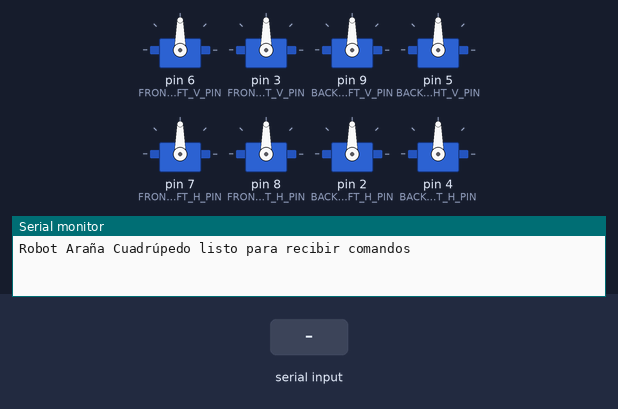
The sketch below on a simulated Arduino Uno, built with avr-gcc and run on an emulated ATmega328P. On the bench: 8 × servo, the last lines printed to the serial monitor. The inputs (shaded band) are chosen by the test bench.

Above: at 1.7 s.
1.8 s: "F\n" received over the second serial link
At 2.6 s:
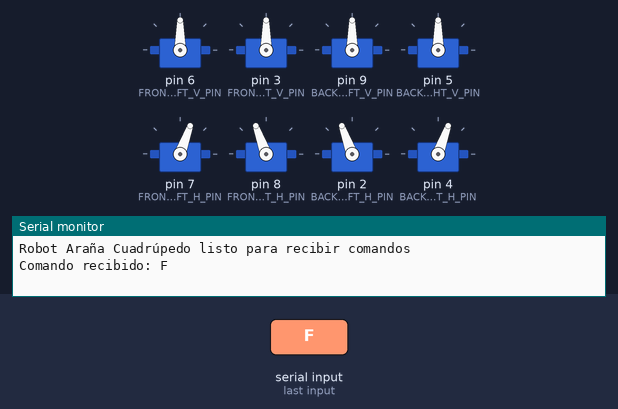
3.7 s: "L\n" received over the second serial link
At 4.9 s:
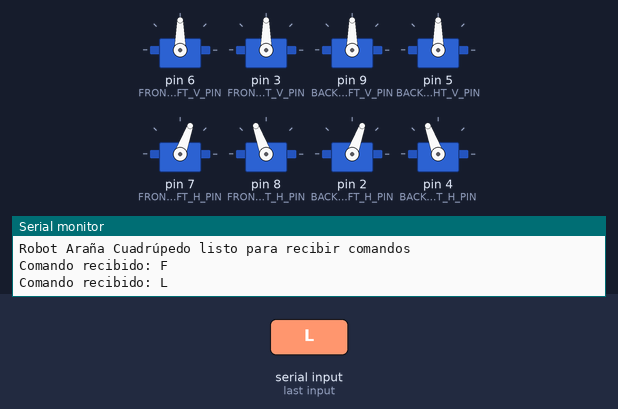
5.5 s: "R\n" received over the second serial link
At 6.3 s:
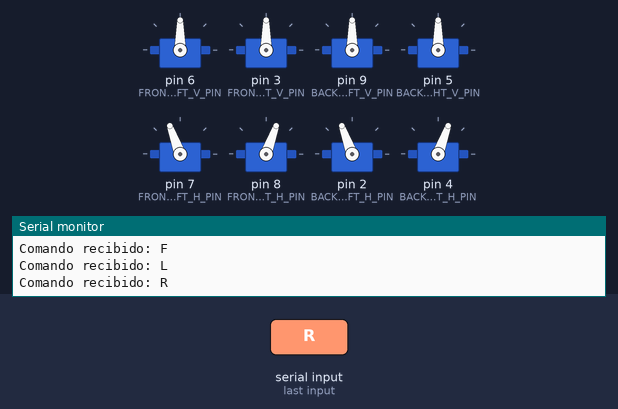
7.3 s: "R\n" received over the second serial link
At 7.53 s:
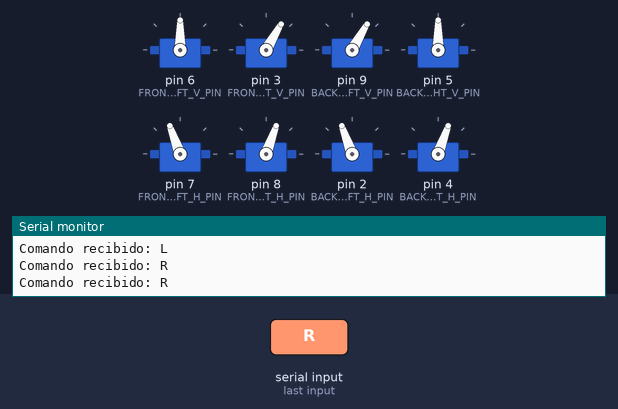
Timing chart, 0 to 10.0 s (numbered marks = the images above; inputs shaded):
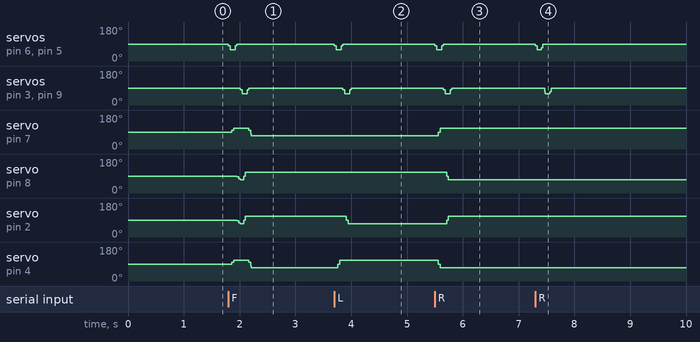

The sketch:

Ara_a_HC-06.ino
```cpp
#include <Servo.h>
#include <SoftwareSerial.h>

// === Configuración del módulo Bluetooth HC-05 ===
#define BT_RX_PIN 9   // RX del HC-05 conectado al pin 9 del Arduino
#define BT_TX_PIN 11  // TX del HC-05 conectado al pin 11 del Arduino
SoftwareSerial myBT(BT_RX_PIN, BT_TX_PIN); // RX, TX

// Definición de pines para los servos
const int FRONT_LEFT_V_PIN = 6;
const int FRONT_RIGHT_V_PIN = 3;
const int BACK_LEFT_V_PIN = 9;
const int BACK_RIGHT_V_PIN = 5;

const int FRONT_LEFT_H_PIN = 7;
const int FRONT_RIGHT_H_PIN = 8;
const int BACK_LEFT_H_PIN = 2;
const int BACK_RIGHT_H_PIN = 4;

// Crear objetos Servo
Servo servos[8]; // Array para todos los servos

// Índices para el array de servos
enum {
  FL_V = 0, FR_V = 1, BL_V = 2, BR_V = 3,
  FL_H = 4, FR_H = 5, BL_H = 6, BR_H = 7
};

// Configuración de ángulos
const int NEUTRAL = 90;
const int FORWARD = 110;
const int BACKWARD = 70;
const int LIFT_HEIGHT = 30;
const int STEP_ANGLE = 40;

// Configuración de tiempos
const int TRANSITION_TIME = 100;
const int MIN_DELAY = 15;


// Variables para control de movimiento
int currentPositions[8];
unsigned long lastMoveTime;

// Estructura para definir un movimiento
struct Movement {
  int servoIndex;
  int targetAngle;
  int steps;
};

void setup() {
  Serial.begin(9600); // Para depuración
  myBT.begin(9600);   // Comunicación Bluetooth

  Serial.println("Robot Araña Cuadrúpedo listo para recibir comandos");

  // Inicializar y adjuntar todos los servos
  servos[FL_V].attach(FRONT_LEFT_V_PIN);
  servos[FR_V].attach(FRONT_RIGHT_V_PIN);
  servos[BL_V].attach(BACK_LEFT_V_PIN);
  servos[BR_V].attach(BACK_RIGHT_V_PIN);
  servos[FL_H].attach(FRONT_LEFT_H_PIN);
  servos[FR_H].attach(FRONT_RIGHT_H_PIN);
  servos[BL_H].attach(BACK_LEFT_H_PIN);
  servos[BR_H].attach(BACK_RIGHT_H_PIN);

  // Inicializar posiciones actuales
  for (int i = 0; i < 8; i++) {
    currentPositions[i] = NEUTRAL;
    servos[i].write(NEUTRAL);
  }

  delay(500); // Estabilización
}

void loop() {
  handleBluetoothCommands(); // Procesar comandos Bluetooth
}

void handleBluetoothCommands() {
  if (myBT.available() > 0) {
    char receivedData = myBT.read();

    // Descartar carácteres no imprimibles como \n o \r
    if (receivedData == '\n' || receivedData == '\r') {
      return;
    }

    Serial.print("Comando recibido: ");
    Serial.println(receivedData);

    switch (receivedData) {
      case 'F': // Adelante
        walkForwardDiagonal();
        break;
      case 'L': // Izquierda
        turnLeft();
        break;
      case 'R': // Derecha
        turnRight();
        break;
      case 'C': // Correr Original
        correrOriginal();
        break;
      case 'S': // Stop / Posición neutra
        restPosition();
        break;
      default:
        Serial.println("Comando no reconocido");
        break;
    }
  }
}

// Función para mover un servo gradualmente
void moveServoSmooth(int servoIndex, int targetAngle, int steps) {
  int startAngle = currentPositions[servoIndex];
  int angleChange = targetAngle - startAngle;
  if (angleChange == 0) return;
  for (int i = 1; i <= steps; i++) {
    int newAngle = startAngle + (angleChange * i / steps);
    servos[servoIndex].write(newAngle);
    currentPositions[servoIndex] = newAngle;
    delay(TRANSITION_TIME / steps);
  }
}

// Función para mover múltiples servos simultáneamente
void moveServosSimultaneously(Movement movements[], int count) {
  int maxSteps = 0;
  for (int i = 0; i < count; i++) {
    if (movements[i].steps > maxSteps) {
      maxSteps = movements[i].steps;
    }
  }

  int startAngles[count];
  int angleChanges[count];
  for (int i = 0; i < count; i++) {
    startAngles[i] = currentPositions[movements[i].servoIndex];
    angleChanges[i] = movements[i].targetAngle - startAngles[i];
  }

  for (int step = 1; step <= maxSteps; step++) {
    for (int i = 0; i < count; i++) {
      if (angleChanges[i] != 0) {
        int stepsForThisServo = movements[i].steps;
        if (step <= stepsForThisServo) {
          int newAngle = startAngles[i] + (angleChanges[i] * step / stepsForThisServo);
          servos[movements[i].servoIndex].write(newAngle);
          currentPositions[movements[i].servoIndex] = newAngle;
        }
      }
    }
    delay(MIN_DELAY);
  }
}

// Función para levantar y mover una pata
void liftAndMoveLeg(int verticalServo, int horizontalServo, int horizontalTarget) {
  Movement liftMove[] = {{verticalServo, NEUTRAL - LIFT_HEIGHT, 5}};
  Movement horizontalMove[] = {{horizontalServo, horizontalTarget, 5}};
  Movement lowerMove[] = {{verticalServo, NEUTRAL, 5}};

  moveServosSimultaneously(liftMove, 1);
  moveServosSimultaneously(horizontalMove, 1);
  moveServosSimultaneously(lowerMove, 1);
}

// Función para caminar hacia adelante usando marcha diagonal
void walkForwardDiagonal() {
  Movement liftDiagonal1[] = {{FL_V, NEUTRAL - LIFT_HEIGHT, 3}, {BR_V, NEUTRAL - LIFT_HEIGHT, 3}};
  Movement moveDiagonal1Forward[] = {{FL_H, FORWARD, 4}, {BR_H, FORWARD, 4}};
  Movement lowerDiagonal1[] = {{FL_V, NEUTRAL, 3}, {BR_V, NEUTRAL, 3}};
  Movement moveOthers1Backward[] = {{FR_H, BACKWARD, 4}, {BL_H, BACKWARD, 4}};

  Movement liftDiagonal2[] = {{FR_V, NEUTRAL - LIFT_HEIGHT, 3}, {BL_V, NEUTRAL - LIFT_HEIGHT, 3}};
  Movement moveDiagonal2Forward[] = {{FR_H, FORWARD, 4}, {BL_H, FORWARD, 4}};
  Movement lowerDiagonal2[] = {{FR_V, NEUTRAL, 3}, {BL_V, NEUTRAL, 3}};
  Movement moveOthers2Backward[] = {{FL_H, BACKWARD, 4}, {BR_H, BACKWARD, 4}};

  moveServosSimultaneously(liftDiagonal1, 2);
  moveServosSimultaneously(moveDiagonal1Forward, 2);
  moveServosSimultaneously(lowerDiagonal1, 2);
  moveServosSimultaneously(moveOthers1Backward, 2);
  moveServosSimultaneously(liftDiagonal2, 2);
  moveServosSimultaneously(moveDiagonal2Forward, 2);
  moveServosSimultaneously(lowerDiagonal2, 2);
  moveServosSimultaneously(moveOthers2Backward, 2);
}

// Función para girar a la derecha
void turnRight() {
  Movement liftDiagonal1[] = {{FL_V, NEUTRAL - LIFT_HEIGHT, 3}, {BR_V, NEUTRAL - LIFT_HEIGHT, 3}};
  Movement moveDiagonal1Turn[] = {{FL_H, FORWARD, 4}, {BR_H, BACKWARD, 4}};
  Movement lowerDiagonal1[] = {{FL_V, NEUTRAL, 3}, {BR_V, NEUTRAL, 3}};

  Movement liftDiagonal2[] = {{FR_V, NEUTRAL - LIFT_HEIGHT, 3}, {BL_V, NEUTRAL - LIFT_HEIGHT, 3}};
  Movement moveDiagonal2Turn[] = {{FR_H, BACKWARD, 4}, {BL_H, FORWARD, 4}};
  Movement lowerDiagonal2[] = {{FR_V, NEUTRAL, 3}, {BL_V, NEUTRAL, 3}};

  moveServosSimultaneously(liftDiagonal1, 2);
  moveServosSimultaneously(moveDiagonal1Turn, 2);
  moveServosSimultaneously(lowerDiagonal1, 2);
  moveServosSimultaneously(liftDiagonal2, 2);
  moveServosSimultaneously(moveDiagonal2Turn, 2);
  moveServosSimultaneously(lowerDiagonal2, 2);
}

// Función para girar a la izquierda
void turnLeft() {
  Movement liftDiagonal1[] = {{FL_V, NEUTRAL - LIFT_HEIGHT, 3}, {BR_V, NEUTRAL - LIFT_HEIGHT, 3}};
  Movement moveDiagonal1Turn[] = {{FL_H, BACKWARD, 4}, {BR_H, FORWARD, 4}};
  Movement lowerDiagonal1[] = {{FL_V, NEUTRAL, 3}, {BR_V, NEUTRAL, 3}};

  Movement liftDiagonal2[] = {{FR_V, NEUTRAL - LIFT_HEIGHT, 3}, {BL_V, NEUTRAL - LIFT_HEIGHT, 3}};
  Movement moveDiagonal2Turn[] = {{FR_H, FORWARD, 4}, {BL_H, BACKWARD, 4}};
  Movement lowerDiagonal2[] = {{FR_V, NEUTRAL, 3}, {BL_V, NEUTRAL, 3}};

  moveServosSimultaneously(liftDiagonal1, 2);
  moveServosSimultaneously(moveDiagonal1Turn, 2);
  moveServosSimultaneously(lowerDiagonal1, 2);
  moveServosSimultaneously(liftDiagonal2, 2);
  moveServosSimultaneously(moveDiagonal2Turn, 2);
  moveServosSimultaneously(lowerDiagonal2, 2);
}

// Función para posición de descanso
void restPosition() {
  Movement allToNeutral[] = {
    {FL_V, NEUTRAL, 5}, {FR_V, NEUTRAL, 5},
    {BL_V, NEUTRAL, 5}, {BR_V, NEUTRAL, 5},
    {FL_H, NEUTRAL, 5}, {FR_H, NEUTRAL, 5},
    {BL_H, NEUTRAL, 5}, {BR_H, NEUTRAL, 5}
  };
  moveServosSimultaneously(allToNeutral, 8);
}

// === Movimiento Correr Original (basado en walkForwardDiagonal) ===
void correrOriginal(int ciclos = 1) {
  Serial.println("Ejecutando movimiento 'Correr Original'");
  for (int i = 0; i < ciclos; i++) {
    Movement liftDiagonal1[] = {{FL_V, NEUTRAL - LIFT_HEIGHT, 3}, {BR_V, NEUTRAL - LIFT_HEIGHT, 3}};
    Movement moveDiagonal1Forward[] = {{FL_H, FORWARD, 4}, {BR_H, FORWARD, 4}};
    Movement lowerDiagonal1[] = {{FL_V, NEUTRAL, 3}, {BR_V, NEUTRAL, 3}};
    Movement moveOthers1Backward[] = {{FR_H, BACKWARD, 4}, {BL_H, BACKWARD, 4}};

    Movement liftDiagonal2[] = {{FR_V, NEUTRAL - LIFT_HEIGHT, 3}, {BL_V, NEUTRAL - LIFT_HEIGHT, 3}};
    Movement moveDiagonal2Forward[] = {{FR_H, FORWARD, 4}, {BL_H, FORWARD, 4}};
    Movement lowerDiagonal2[] = {{FR_V, NEUTRAL, 3}, {BL_V, NEUTRAL, 3}};
    Movement moveOthers2Backward[] = {{FL_H, BACKWARD, 4}, {BR_H, BACKWARD, 4}};

    moveServosSimultaneously(liftDiagonal1, 2);
    moveServosSimultaneously(moveDiagonal1Forward, 2);
    moveServosSimultaneously(lowerDiagonal1, 2);
    moveServosSimultaneously(moveOthers1Backward, 2);
    moveServosSimultaneously(liftDiagonal2, 2);
    moveServosSimultaneously(moveDiagonal2Forward, 2);
    moveServosSimultaneously(lowerDiagonal2, 2);
    moveServosSimultaneously(moveOthers2Backward, 2);
  }
}
```

Measured:
- after the input at 1.8 s, servo on pin 6 (FRONT_LEFT_V_PIN): 90° → 60° at once, → 90° 0.12 s later; servo on pin 3 (FRONT_RIGHT_V_PIN): 90° → 60° after 0.21 s, → 90° 0.12 s later
- after the input at 3.7 s, servo on pin 6 (FRONT_LEFT_V_PIN): 90° → 60° at once, → 90° 0.12 s later; servo on pin 3 (FRONT_RIGHT_V_PIN): 90° → 60° after 0.15 s, → 90° 0.12 s later
- after the input at 5.5 s, servo on pin 6 (FRONT_LEFT_V_PIN): 90° → 60° at once, → 90° 0.12 s later; servo on pin 3 (FRONT_RIGHT_V_PIN): 90° → 60° after 0.15 s, → 90° 0.12 s later
- after the input at 7.3 s, servo on pin 6 (FRONT_LEFT_V_PIN), servo on pin 5 (BACK_RIGHT_V_PIN): 90° → 60° at once, → 90° 0.11 s later; servo on pin 3 (FRONT_RIGHT_V_PIN), servo on pin 9 (BACK_LEFT_V_PIN): 90° → 60° after 0.17 s, → 90° 0.09 s later
